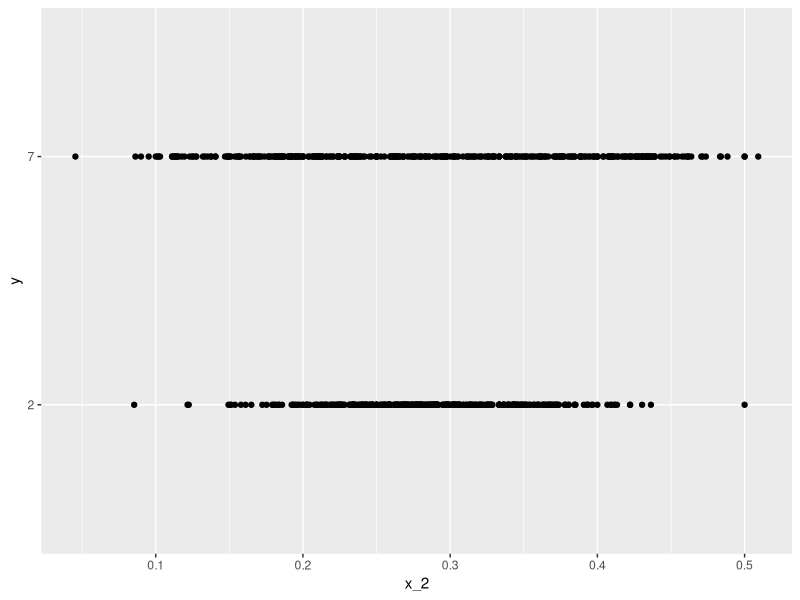
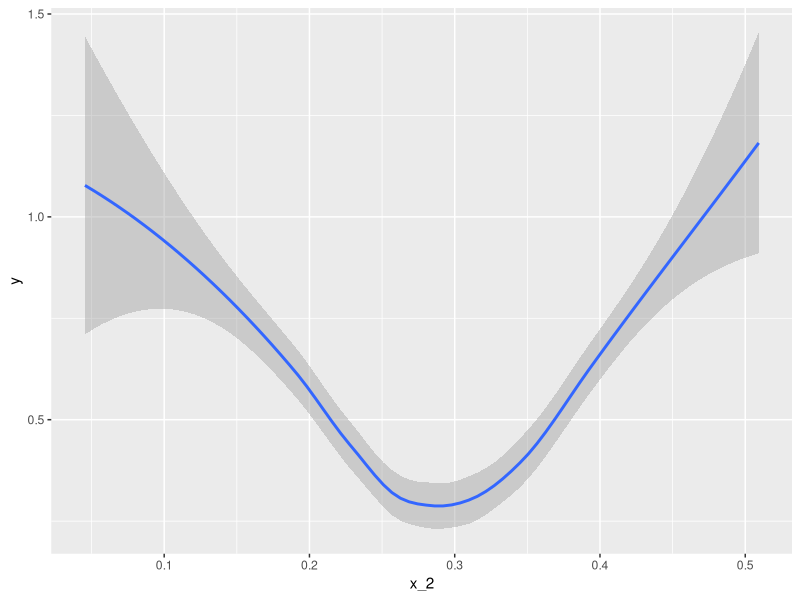

These figures' R source, in order:
## ---- chunk 1
library(dslabs)
library(tidyverse)
library(broom)
data("mnist_27")
mnist_27$train %>% glm(y ~ x_2, family = "binomial", data = .) %>% tidy()
#mnist_27$train %>%
 # mutate(loess = predict(loess(y ~ x_2, data = mnist_27$train, span = 1/18))) %>%
#fit <- loess(y ~ x_2, degree=1, span = 1/784, data=mnist_27$train)

qplot(x_2, y, data = mnist_27$train) 
mnist_27$train %>% 
	mutate(y = ifelse(y=="7", 1, 0)) %>%
	ggplot(aes(x_2, y)) + 
	geom_smooth(method = "loess")
